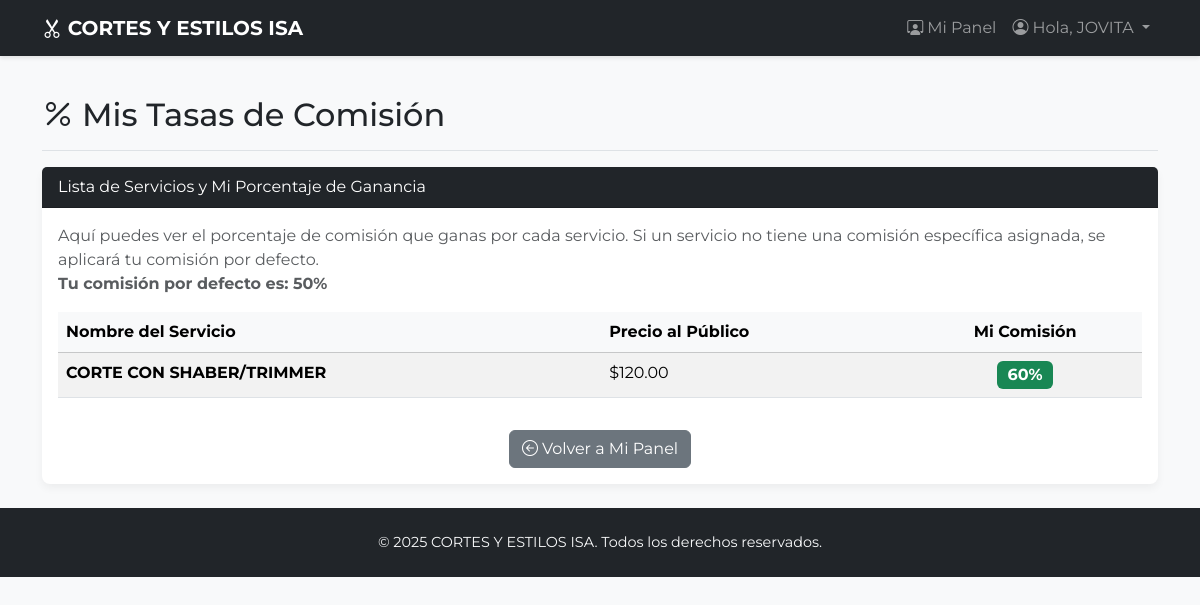
/barbero/mis_comisiones (signed in), run on the app's committed database.
### app.py (models this page shows, shortened)
class Barbero(db.Model, UserMixin):
    id = db.Column(db.Integer, primary_key=True)
    nombre_usuario = db.Column(db.String(80), unique=True, nullable=False)
    contrasena_hash = db.Column(db.String(256), nullable=False)
    nombre_completo = db.Column(db.String(120), nullable=False)
    porcentaje_comision = db.Column(db.Float, nullable=False, default=0.5)
    rol = db.Column(db.String(20), nullable=False, default='barbero')
    cortes = db.relationship('Corte', backref='autor_barbero', lazy='dynamic') # Cambiado a lazy='dynamic'
    pagos = db.relationship('PagoSemanal', backref='beneficiario_barbero', lazy='dynamic') # Cambiado a lazy='dynamic'

class Servicio(db.Model): # Definido ANTES de Corte
    id = db.Column(db.Integer, primary_key=True)
    nombre = db.Column(db.String(100), unique=True, nullable=False)
    precio = db.Column(db.Float, nullable=False)
    activo = db.Column(db.Boolean, default=True, nullable=False)
    cortes_realizados = db.relationship('Corte', backref='servicio_prestado', lazy='dynamic')

class ComisionServicio(db.Model):
    __tablename__ = 'comision_servicio'
    id = db.Column(db.Integer, primary_key=True)
    barbero_id = db.Column(db.Integer, db.ForeignKey('barbero.id'), nullable=False)
    servicio_id = db.Column(db.Integer, db.ForeignKey('servicio.id'), nullable=False)
    porcentaje = db.Column(db.Float, nullable=False)
    barbero = db.relationship('Barbero', backref=db.backref('comisiones_especificas', cascade="all, delete-orphan"))
    servicio = db.relationship('Servicio', backref=db.backref('comisiones_recibidas', cascade="all, delete-orphan"))
    __table_args__ = (db.UniqueConstraint('barbero_id', 'servicio_id', name='_barbero_servicio_uc'),)

### app.py (the view)
@app.route('/barbero/mis_comisiones')
@login_required
def mis_comisiones():
    if current_user.rol != 'barbero':
        abort(403)
    def get_commission_rate(barbero_obj, servicio_id):
        comision_especifica = ComisionServicio.query.filter_by(
            barbero_id=barbero_obj.id,
            servicio_id=servicio_id
        ).first()
        if comision_especifica and comision_especifica.porcentaje > 0:
            return comision_especifica.porcentaje
        return barbero_obj.porcentaje_comision
    servicios_activos = Servicio.query.filter_by(activo=True).order_by(Servicio.nombre).all()
    lista_comisiones = []
    for servicio in servicios_activos:
        tasa_comision = get_commission_rate(current_user, servicio.id)
        lista_comisiones.append({
            'nombre': servicio.nombre,
            'precio': servicio.precio,
            'comision': tasa_comision
        })
    return render_template('barbero/mis_comisiones.html',
                           lista_comisiones=lista_comisiones,
                           comision_defecto=current_user.porcentaje_comision)

### app.py (called while the page is built)
@login_manager.user_loader
def load_user(user_id):
    return Barbero.query.get(int(user_id))

@app.context_processor
def inject_now():
    utc_now = datetime.utcnow()
    aware_utc_now = pytz.utc.localize(utc_now)
    local_now = aware_utc_now.astimezone(TARGET_TIMEZONE)
    return {'now': local_now} # 'now' ahora estará en tu hora local

### templates/barbero/mis_comisiones.html (shortened to what this page needs)
{% extends "base.html" %}
{% block content %}
<div class="d-flex justify-content-between flex-wrap flex-md-nowrap align-items-center pt-3 pb-2 mb-3 border-bottom">
    <h1 class="h2"><i class="bi bi-percent me-2"></i>Mis Tasas de Comisión</h1>
</div>
<div class="card">
    <div class="card-header bg-dark text-white">
        Lista de Servicios y Mi Porcentaje de Ganancia
    </div>
    <div class="card-body">
        <p class="text-muted">
            Aquí puedes ver el porcentaje de comisión que ganas por cada servicio. Si un servicio no tiene una comisión específica asignada, se aplicará tu comisión por defecto.
            <br>
            <strong>Tu comisión por defecto es: {{ "{:.0%}".format(comision_defecto) }}</strong>
        </p>
        <div class="table-responsive">
            <table class="table table-striped table-hover">
                <thead class="table-light">
                    <tr>
                        <th>Nombre del Servicio</th>
                        <th>Precio al Público</th>
                        <th class="text-center">Mi Comisión</th>
                    </tr>
                </thead>
                <tbody>
                    {% for item in lista_comisiones %}
                    <tr>
                        <td><strong>{{ item.nombre }}</strong></td>
                        <td>${{ "{:,.2f}".format(item.precio) }}</td>
                        <td class="text-center">
                            <span class="badge bg-success fs-6">{{ "{:.0%}".format(item.comision) }}</span>
                        </td>
                    </tr>
                    {% else %}
                    <tr>
                        <td colspan="3" class="text-center">No hay servicios activos para mostrar.</td>
                    </tr>
                    {% endfor %}
                </tbody>
            </table>
        </div>
        <div class="mt-3 text-center">
            <a href="{{ url_for('barbero_dashboard') }}" class="btn btn-secondary">
                <i class="bi bi-arrow-left-circle me-1"></i>Volver a Mi Panel
            </a>
        </div>
    </div>
</div>
{% endblock %}

### templates/base.html (shortened to what this page needs)
<!DOCTYPE html>
<html lang="es" data-bs-theme="light">
<head>
    <link href="https://cdn.jsdelivr.net/npm/bootstrap@5.3.2/dist/css/bootstrap.min.css" rel="stylesheet">
    <link rel="stylesheet" href="https://cdn.jsdelivr.net/npm/bootstrap-icons@1.11.3/font/bootstrap-icons.min.css">
</head>
<body>
    <nav class="navbar navbar-expand-lg navbar-dark bg-dark sticky-top">
        <div class="container">
            <a class="navbar-brand fw-bold" href="{{ url_for('index') }}">
                <i class="bi bi-scissors"></i>
                CORTES Y ESTILOS ISA
            </a>
            <div class="collapse navbar-collapse" id="navbarNav">
                <ul class="navbar-nav ms-auto mb-2 mb-lg-0">
                    {% if current_user.is_authenticated %}
                        {% if current_user.rol == 'admin' %}
                            <li class="nav-item"><a class="nav-link" href="{{ url_for('admin_dashboard') }}"><i class="bi bi-grid-fill me-1"></i>Panel Admin</a></li>
                            <li class="nav-item"><a class="nav-link" href="{{ url_for('admin_barberos') }}"><i class="bi bi-people-fill me-1"></i>Barberos</a></li>
                            <li class="nav-item"><a class="nav-link" href="{{ url_for('admin_servicios') }}"><i class="bi bi-list-task me-1"></i>Servicios</a></li>
                            <li class="nav-item dropdown">
                                <a class="nav-link dropdown-toggle" href="#" id="navbarDropdownReportes" role="button" data-bs-toggle="dropdown" aria-expanded="false">
                                    <i class="bi bi-file-earmark-bar-graph-fill me-1"></i>Reportes
                                </a>
                                <ul class="dropdown-menu dropdown-menu-dark" aria-labelledby="navbarDropdownReportes">
                                    <li><a class="dropdown-item" href="{{ url_for('admin_resumen_diario_barberos') }}">Resumen Diario</a></li>
                                    <li><hr class="dropdown-divider"></li>
                                    <li><a class="dropdown-item" href="{{ url_for('admin_liquidacion_semanal') }}">Liquidación Semanal</a></li>
                                    <li><hr class="dropdown-divider"></li>
                                    <li><a class="dropdown-item" href="{{ url_for('admin_reporte_ingresos', periodo='personalizado') }}">Ingresos Globales</a></li>
                                </ul>
                            </li>
                        {% else %}
                            <li class="nav-item"><a class="nav-link" href="{{ url_for('barbero_dashboard') }}"><i class="bi bi-person-workspace me-1"></i>Mi Panel</a></li>
                        {% endif %}
                        <li class="nav-item dropdown">
                             <a class="nav-link dropdown-toggle" href="#" id="navbarDropdownUser" role="button" data-bs-toggle="dropdown" aria-expanded="false">
                                <i class="bi bi-person-circle me-1"></i>Hola, {{ current_user.nombre_completo.split(' ')[0] }}
                            </a>
                        </li>
                    {% else %}
                        <li class="nav-item"><a class="nav-link" href="{{ url_for('login') }}"><i class="bi bi-box-arrow-in-right me-1"></i>Iniciar Sesión</a></li>
                    {% endif %}
                </ul>
            </div>
        </div>
    </nav>
    <main class="container py-4">
        {% block content %}{% endblock %}
    </main>
    <footer class="footer mt-auto">
        <div class="container text-center">
            <span class="text-light">&copy; {{ now.year if now else '' }} CORTES Y ESTILOS ISA. Todos los derechos reservados.</span>
        </div>
    </footer>
</body>
</html>

### templates/base.html (style rules this page uses)
body { font-family: 'Montserrat', sans-serif; background-color: #f8f9fa; }
.navbar { box-shadow: 0 2px 4px rgba(0,0,0,.1); }
.card { border: none; box-shadow: 0 4px 8px rgba(0,0,0,.05); border-radius: 0.5rem; }
.footer { background-color: #212529; color: white; padding: 1.5rem 0; font-size: 0.9em; }

### data on the page
Barbero: nombre_completo "JOVITA", porcentaje_comision "50%"
Servicio: nombre "CORTE CON SHABER/TRIMMER", precio "120.00"
ComisionServicio: comision "60%"

### other printed values
{{ now.year if now else '' }} "2025"
